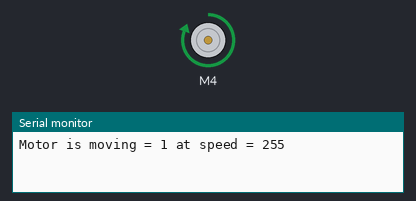
The sketch below on a simulated Arduino Uno, built with avr-gcc and run on an emulated ATmega328P. Parts: DC motor (green arrow = forward, orange = backward, longer = faster), the last lines printed to the serial monitor.

Above: at 1.5 s.
At 4.5 s:
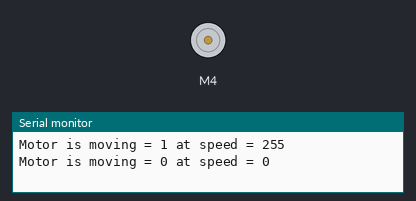
At 7.5 s:
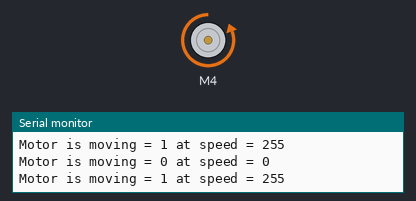
At 13.5 s:
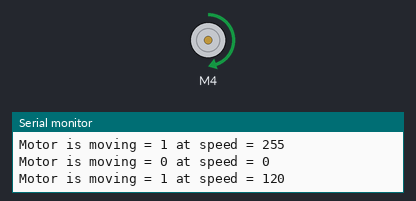
Timing chart, 0 to 15.6 s (numbered marks = the images above):
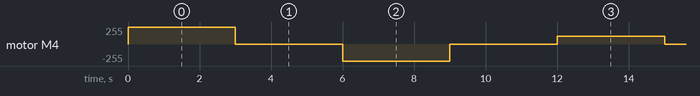

The sketch:

l298n.ino
```cpp
#include <L298N.h>


const unsigned int IN3 = 4;
const unsigned int IN4 = 2;
const unsigned int ENB = 3;

// Create one motor instance
L298N motor(ENB, IN3, IN4);

void setup()
{
  // Used to display information
  Serial.begin(9600);

  // Wait for Serial Monitor to be opened
  while (!Serial)
  {
    //do nothing
  }

  // Set initial speed
  motor.setSpeed(255);
}

void loop()
{

  // Tell the motor to go forward (may depend by your wiring)
  motor.forward();

  // Alternative method:
  // motor.run(L298N::FORWARD);

  //print the motor status in the serial monitor
  printSomeInfo();

  delay(3000);

  // Stop
  motor.stop();

  // Alternative method:
  // motor.run(L298N::STOP);

  printSomeInfo();

  // Change speed
  motor.setSpeed(255);

  delay(3000);

  // Tell the motor to go back (may depend by your wiring)
  motor.backward();

  // Alternative method:
  // motor.run(L298N::BACKWARD);

  printSomeInfo();

  motor.setSpeed(120);

  delay(3000);

  // Stop
  motor.stop();

  printSomeInfo();

  delay(3000);
}

/*
Print some informations in Serial Monitor
*/
void printSomeInfo()
{
  Serial.print("Motor is moving = ");
  Serial.print(motor.isMoving());
  Serial.print(" at speed = ");
  Serial.println(motor.getSpeed());
}
```

Measured:
- by itself, motor M4: repeats every 12.0 s: stopped 3.0 s, backward 255/255 3.0 s, stopped 3.0 s, forward 120/255 3.0 s
